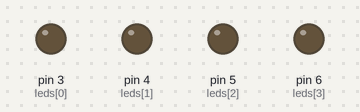
A sketch run on a simulated Arduino Uno, built with avr-gcc and run on an emulated ATmega328P. Shown: output pins drawn as LEDs (lit = HIGH).

Above: at 0.06 s.
At 0.6 s:
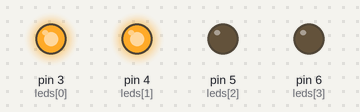
At 2.12 s:
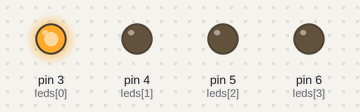
At 3.2 s:
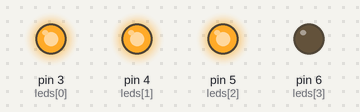
Timing chart, 0 to 4.3 s (numbered marks = the images above):
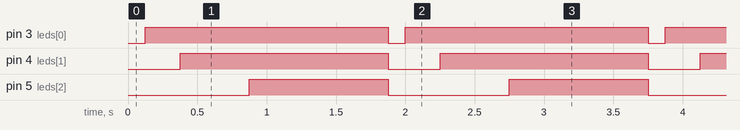

The sketch:

EXERCICIO2.ino
```cpp
const int leds[] = {3, 4, 5, 6};
unsigned long tempos[] = {125, 250, 500, 1000};
int etapa = 0;
unsigned long tempoAnterior = 0;

void setup() {
  for (int i = 0; i < 4; i++) {
    pinMode(leds[i], OUTPUT);
  }
}

void loop() {
  unsigned long agora = millis();

  if (etapa < 4) {
    if (agora - tempoAnterior >= tempos[etapa]) {
      digitalWrite(leds[etapa], HIGH);
      tempoAnterior = agora;
      etapa++;
    }
  } else if (etapa == 4) {

    for (int i = 0; i < 4; i++) {
      digitalWrite(leds[i], LOW);
    }
    etapa = 0;
    tempoAnterior = agora;
  }
}
```

Measured:
- by itself, pin 3 (leds[0]): alternates HIGH for 1.8 s and LOW for 0.12 s
- by itself, pin 4 (leds[1]): alternates HIGH for 1.5 s and LOW for 0.37 s
- by itself, pin 5 (leds[2]): alternates HIGH for 1.0 s and LOW for 0.87 s
